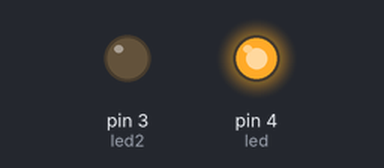
The sketch below on a simulated Arduino Uno, built with avr-gcc and run on an emulated ATmega328P. On the bench: output pins drawn as LEDs (lit = HIGH). What the sketch prints to the serial monitor is not drawn.

Above: at 1.5 s.
At 7.5 s:
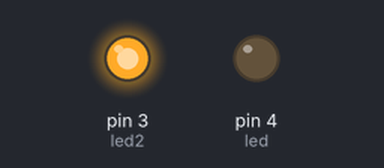
At 13.5 s:
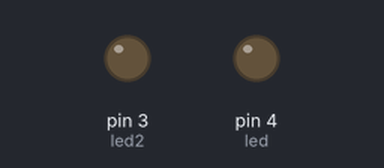
Timing chart, 0 to 23.4 s (numbered marks = the images above):
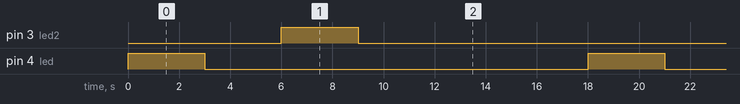

Measured:
- by itself, pin 3 (led2), pin 4 (led): alternates HIGH for 3.0 s and LOW for 15.0 s
- by itself, everything shown: repeats every 18.0 s, in 4 steps

The sketch:

firstArduino.ino
```cpp
int var = 3;
float myfloat = 3.3;

int led = 4;
int led2 = 3;
int led3 = 2;

void setup() {
  // put your setup code here, to run once:
  Serial.begin(9600);
  pinMode(led, OUTPUT);
  pinMode(led2, OUTPUT);
}

void loop() {
  // put your main code here, to run repeatedly:
  Serial.println("Hello World");
  digitalWrite(led, HIGH);
  delay(3000);
  digitalWrite(led, LOW);
  delay(3000);
  digitalWrite(led2, HIGH);
  delay(3000);
  digitalWrite(led2, LOW);
  delay(3000);
  digitalWrite(led3, HIGH);
  delay(3000);
  digitalWrite(led3, LOW);
  delay(3000);
}
```
